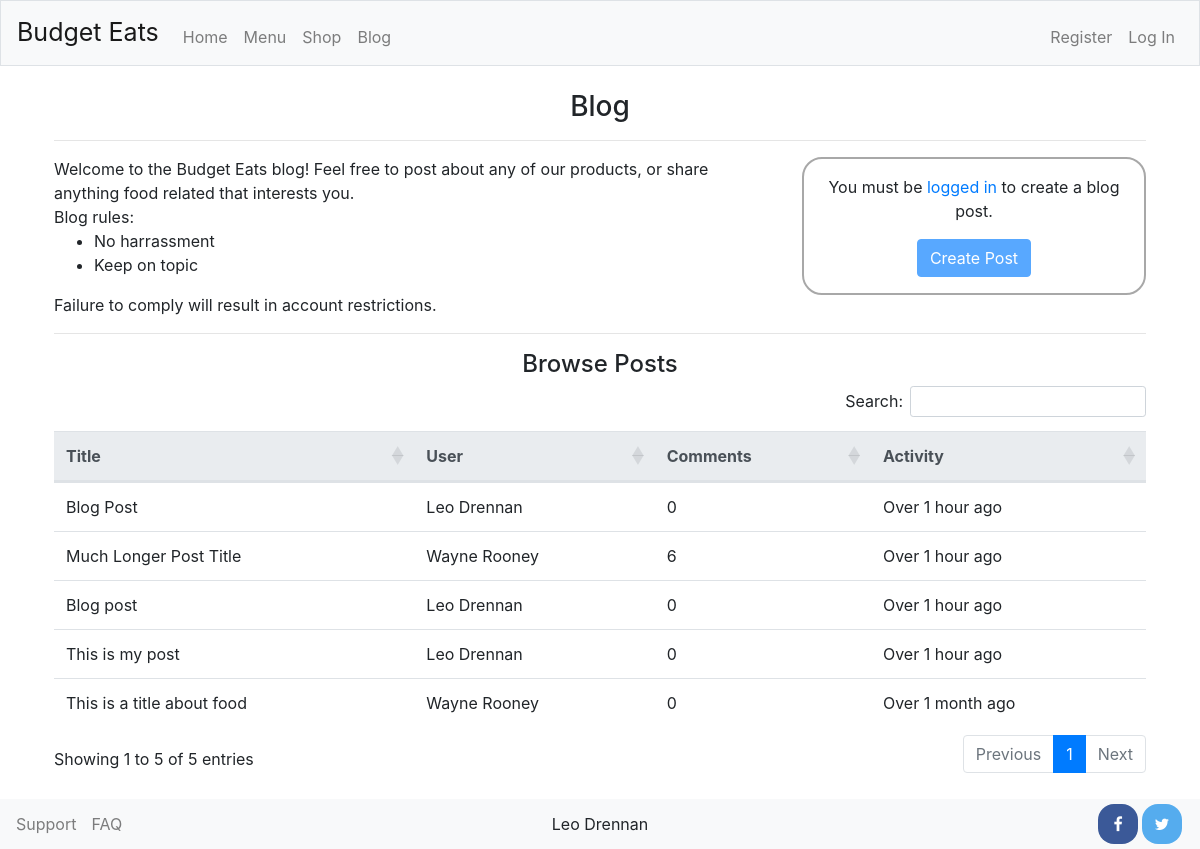
Page /blog on the committed database.
### tables this page shows
CREATE TABLE posts (
    id INTEGER,
    user_id INTEGER,
    title TEXT,
    content TEXT,
    timestamp DATETIME,
    last_action DATETIME, edit DATETIME,
    PRIMARY KEY(id),
    FOREIGN KEY(user_id) REFERENCES users(id)
);

CREATE TABLE users (
    id INTEGER,
    email TEXT NOT NULL,
    hash TEXT NOT NULL,
    first_name TEXT NOT NULL,
    last_name TEXT NOT NULL,
    verified INTEGER NOT NULL DEFAULT 0,
    PRIMARY KEY(id)
);

### application.py (the view)
@app.route("/blog")
def blog():
    posts = db.execute("SELECT posts.id, title, timestamp, first_name, last_name FROM posts JOIN users ON posts.user_id = users.id ORDER BY last_action DESC")
    if len(posts) == 0:
        return render_template("blog/blog_browse.html")
    now = datetime.now().isoformat(' ', 'seconds')
    current_time = datetime.strptime(now, '%Y-%m-%d %H:%M:%S')
    for i in range(len(posts)):
        post_id = posts[i]["id"]
        comments = db.execute("SELECT id FROM comments WHERE post_id = ?", post_id)
        posts[i]["total_comments"] = len(comments)
    for i in range(len(posts)):
        post_id = posts[i]["id"]
        timestamp = db.execute("SELECT last_action FROM posts WHERE id = ?", post_id)
        last_action = datetime.strptime(timestamp[0]["last_action"], '%Y-%m-%d %H:%M:%S')
        difference = current_time - last_action
        view_str = last_interaction(difference)
        posts[i]["view_string"] = view_str
    return render_template("blog/blog_browse.html", posts=posts)

### application.py (called while the page is built)
@app.after_request
def after_request(response):
    response.headers["Cache-Control"] = "no-cache, no-store, must-revalidate"
    response.headers["Expires"] = 0
    response.headers["Pragma"] = "no-cache"
    return response

### helpers.py (called while the page is built)
def last_interaction(difference):
    days = False
    diff_str = str(difference)
    for i in range(len(diff_str)):
        if diff_str[i] == ",":
            days = True
            break
    if days == True:
        total_days = ""
        for i in range(len(diff_str)):
            if diff_str[i] == " ":
                break
            else:
                total_days += diff_str[i]
        days_int = int(total_days)
        statement = date_string(days_int)
        return statement
    else:
        diff_sec = int(difference.total_seconds())
        statement = time_string(diff_sec)
        return statement

def date_string(days):
    if days >= 730:
        years = math.floor(days/365)
        statement = f"Over {years} years ago"
    elif days >= 365:
        statement = "Over 1 year ago"
    elif days >= 60:
        months = math.floor(days/30)
        statement = f"Over {months} months ago"
    elif days >= 28:
        statement = "Over 1 month ago"
    elif days >= 14:
        weeks = math.floor(days/7)
        statement = f"Over {weeks} weeks ago"
    elif days >= 7:
        statement = "Over 1 week ago"
    elif days != 1:
        statement = f"Over {days} days ago"
    else:
        statement = "Over 1 day ago"
    return statement

def time_string(time):
    if time >= 7200:
        hours = math.floor(time/3600)
        statement = f"Over {hours} hours ago"
    elif time >= 3600:
        statement = "Over 1 hour ago"
    elif time >= 120:
        minutes = math.floor(time/60)
        statement = f"Over {minutes} minutes ago"
    elif time >= 60:
        statement = "Over 1 minute ago"
    else:
        statement = "A few seconds ago"
    return statement

### templates/blog/blog_browse.html (shortened to what this page needs)
{% extends "layout.html" %}
{% block main %}
    <h3 class="centered">Blog</h3>
    <hr>
    <div class="row">
        <div class="col-md-8">
            <div>Welcome to the Budget Eats blog! Feel free to post about any of our products, or share anything food related that interests you.</div>
            <div>Blog rules:</div>
            <ul>
                <li>No harrassment</li>
                <li>Keep on topic</li>
            </ul>
            <div>Failure to comply will result in account restrictions.</div>
        </div>
        {% if session.user_id %}
            <div class="col-md-4 centered">
                <div class="round-border" id="create-post">
                    <p>Got something to share with our community?</p>
                    <a href="/blog/create_post"><button class="btn btn-primary">Create Post</button></a>
                </div>
            </div>
        {% else %}
            <div class="col-md-4 centered">
                <div class="round-border" id="create-post">
                    <p>You must be <a href="/login/blog">logged in</a> to create a blog post.</p>
                    <a href="/blog/create_post"><button class="btn btn-primary" disabled>Create Post</button></a>
                </div>
            </div>
        {% endif %}
    </div>
    <hr>
    <h4 class="centered">Browse Posts</h4>
    <table class="table table-hover" id="blogPosts">
        <thead class="thead-light">
            <tr>
                <th>Title</th>
                <th>User</th>
                <th>Comments</th>
                <th>Activity</th>
            </tr>
        </thead>
        <tbody>
            {% for post in posts %}
                <tr class="clickable-row" data-url="/blog/{{ post.id }}" style="cursor: pointer">
                    <td>{{ post.title }}</td>
                    <td>{{ post.first_name }} {{ post.last_name }}</td>
                    <td>{{ post.total_comments }}</td>
                    <td>{{ post.view_string }}</td>
                </tr>
            {% endfor %}
        </tbody>
    </table>
{% endblock %}

### static/styles.css (style rules this page uses)
.round-border { border-style: solid; border-color: #A8A8A8; border-radius: 20px; border-width: 2px; padding: 10px; }
.centered { text-align: center !important; }
#create-post { padding: 1rem; }
.btn { box-shadow: none !important; }

### rows in the picture
posts: title "Blog Post", first_name "Leo", last_name "Drennan", total_comments "0", view_string "Over 1 hour ago"
posts: title "Much Longer Post Title", first_name "Wayne", last_name "Rooney", total_comments "6", view_string "Over 1 hour ago"
posts: title "Blog post", first_name "Leo", last_name "Drennan", total_comments "0", view_string "Over 1 hour ago"
posts: title "This is my post", first_name "Leo", last_name "Drennan", total_comments "0", view_string "Over 1 hour ago"
posts: title "This is a title about food", first_name "Wayne", last_name "Rooney", total_comments "0", view_string "Over 1 month ago"
